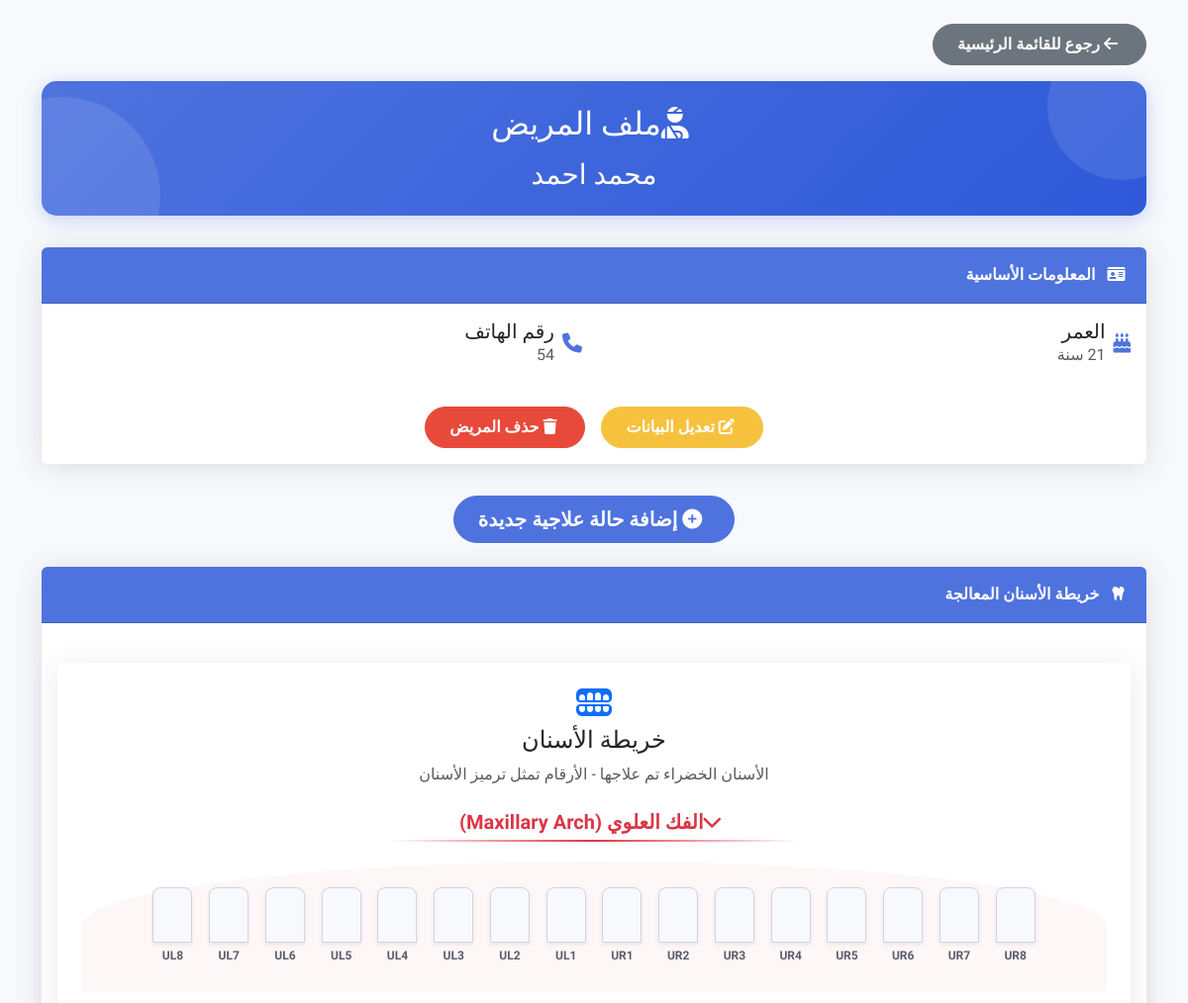
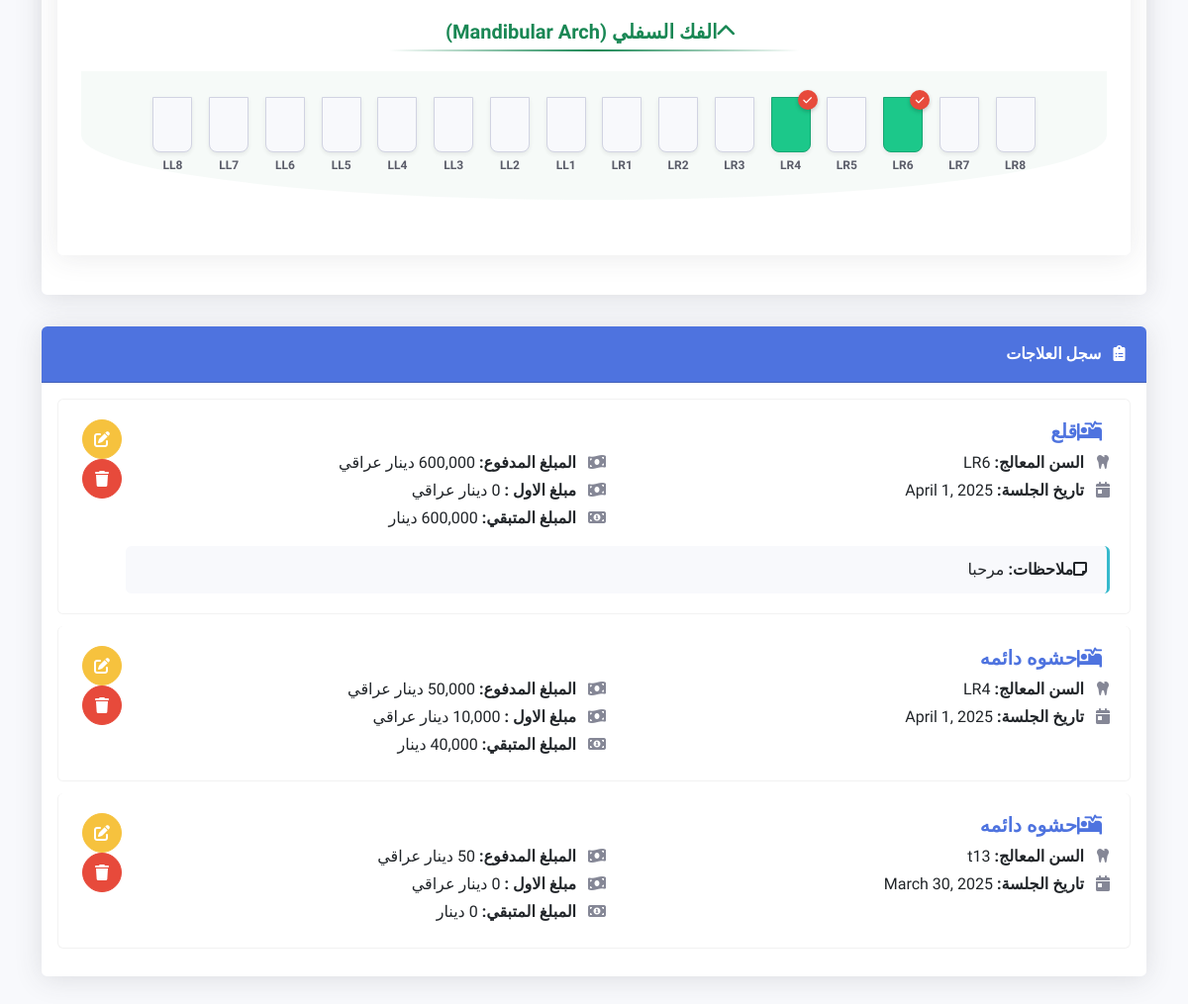
The app's page /patient/1/ with its own data (2 pictures, top to bottom).
### clinic/models.py (models this page shows, shortened)
class Patient(models.Model):
    name = models.CharField(max_length=255)
    phone = models.CharField(max_length=15, unique=True)
    age = models.PositiveIntegerField(default=18)
    created_at = models.DateTimeField(auto_now_add=True)

class Treatment(models.Model):
    TOOTH_CHOICES = [
    ('UR8', 'ضرس العقل العلوي الأيمن (UR8)'),
    ('UR7', 'الضرس الثاني العلوي الأيمن (UR7)'),
    ('UR6', 'الضرس الأول العلوي الأيمن (UR6)'),
    ('UR5', 'الناب الثاني العلوي الأيمن (UR5)'),
    ('UR4', 'الناب الأول العلوي الأيمن (UR4)'),
    ('UR3', 'الرباعية العلوية اليمنى (UR3)'),
    ('UR2', 'الثنية العلوية اليمنى (UR2)'),
    ('UR1', 'الثنية المركزية العلوية اليمنى (UR1)'),
    ('UL1', 'الثنية المركزية العلوية اليسرى (UL1)'),
    ('UL2', 'الثنية العلوية اليسرى (UL2)'),
    ('UL3', 'الرباعية العلوية اليسرى (UL3)'),
    ('UL4', 'الناب الأول العلوي الأيسر (UL4)'),
    ('UL5', 'الناب الثاني العلوي الأيسر (UL5)'),
    ('UL6', 'الضرس الأول العلوي الأيسر (UL6)'),
    ('UL7', 'الضرس الثاني العلوي الأيسر (UL7)'),
    ('UL8', 'ضرس العقل العلوي الأيسر (UL8)'),
    ('LR8', 'ضرس العقل السفلي الأيمن (LR8)'),
    ('LR7', 'الضرس الثاني السفلي الأيمن (LR7)'),
    ('LR6', 'الضرس الأول السفلي الأيمن (LR6)'),
    ('LR5', 'الناب الثاني السفلي الأيمن (LR5)'),
    ('LR4', 'الناب الأول السفلي الأيمن (LR4)'),
    ('LR3', 'الرباعية السفلية اليمنى (LR3)'),
    ('LR2', 'الثنية السفلية اليمنى (LR2)'),
    ('LR1', 'الثنية المركزية السفلية اليمنى (LR1)'),
    ('LL1', 'الثنية المركزية السفلية اليسرى (LL1)'),
    ('LL2', 'الثنية السفلية اليسرى (LL2)'),
    ('LL3', 'الرباعية السفلية اليسرى (LL3)'),
    ('LL4', 'الناب الأول السفلي الأيسر (LL4)'),
    ('LL5', 'الناب الثاني السفلي الأيسر (LL5)'),
    ('LL6', 'الضرس الأول السفلي الأيسر (LL6)'),
    ('LL7', 'الضرس الثاني السفلي الأيسر (LL7)'),
    ('LL8', 'ضرس العقل السفلي الأيسر (LL8)'),
]
    TREATMENT_CHOICES = [
        ('حشوه موقتة', 'حشوة موقتة'),
        ('حشوه دائمه', 'حشوة دائمة'),
        ('قلع', 'قلع'),
        ('زراعة', 'زراعة'),
        ('جذر', 'جذر'),
    ]  # الخيارات المتاحة
    patient = models.ForeignKey(Patient, on_delete=models.CASCADE, related_name="treatments")
    treatment_date = models.DateField(default=date.today)
    treatment_type = models.CharField(max_length=20, choices=TREATMENT_CHOICES)  # حقل نوع الحالة
    tooth_number = models.CharField(max_length=3, choices=TOOTH_CHOICES)  # حقل رقم السن
    amount_paid = models.PositiveBigIntegerField(null=False, blank=True)
    first_installment = models.PositiveBigIntegerField( null=False, blank=True)
    image = models.ImageField(upload_to=patient_image_upload_path, blank=True, null=True)  # 🔥 إضافة الصورة
    note = models.TextField(blank=True, null=True)
    remaining_amount = models.PositiveBigIntegerField(default=0, null=False, blank=True)

### clinic/views.py (the view)
# urls.py: path('patient/<int:patient_id>/', views.patient_detail, name='patient_detail'),
def patient_detail(request, patient_id):
    patient = get_object_or_404(Patient, id=patient_id)
    treatments = patient.treatments.all().order_by("-treatment_date")
    treated_teeth = set(treatment.tooth_number for treatment in treatments)
    all_teeth = [
        'UR8', 'UR7', 'UR6', 'UR5', 'UR4', 'UR3', 'UR2', 'UR1',
        'UL1', 'UL2', 'UL3', 'UL4', 'UL5', 'UL6', 'UL7', 'UL8',
        'LR8', 'LR7', 'LR6', 'LR5', 'LR4', 'LR3', 'LR2', 'LR1',
        'LL1', 'LL2', 'LL3', 'LL4', 'LL5', 'LL6', 'LL7', 'LL8'
    ]
    return render(request, 'clinic/patient_detail.html', {
        'patient': patient,
        'treatments': treatments,
        'treated_teeth': treated_teeth,
        'all_teeth': all_teeth
    })

### clinic/templates/clinic/patient_detail.html (shortened to what this page needs)
<!DOCTYPE html>
<html lang="ar" dir="rtl">
<head>
    <link rel="stylesheet" href="https://cdn.jsdelivr.net/npm/bootstrap@5.3.0/dist/css/bootstrap.min.css">
    <link rel="stylesheet" href="https://cdnjs.cloudflare.com/ajax/libs/font-awesome/6.0.0/css/all.min.css">
</head>
<body>
<div class="container py-4">
    <a href="{% url 'home' %}" class="btn btn-secondary btn-rounded mb-3">
        <i class="fas fa-arrow-left me-1"></i> رجوع للقائمة الرئيسية
    </a>
    <div class="patient-header text-center">
        <h2 class="mb-3"><i class="fas fa-user-injured me-2"></i>ملف المريض</h2>
        <h3 class="mb-0">{{ patient.name }}</h3>
    </div>
    <div class="card">
        <div class="card-header">
            <i class="fas fa-id-card"></i> المعلومات الأساسية
        </div>
        <div class="card-body">
            <div class="row">
                <div class="col-md-6">
                    <div class="d-flex align-items-center mb-3">
                        <i class="fas fa-birthday-cake patient-info-icon"></i>
                        <div>
                            <h5 class="mb-0">العمر</h5>
                            <p class="mb-0 text-muted">{{ patient.age }} سنة</p>
                        </div>
                    </div>
                </div>
                <div class="col-md-6">
                    <div class="d-flex align-items-center mb-3">
                        <i class="fas fa-phone patient-info-icon"></i>
                        <div>
                            <h5 class="mb-0">رقم الهاتف</h5>
                            <p class="mb-0 text-muted">{{ patient.phone }}</p>
                        </div>
                    </div>
                </div>
            </div>
            <div class="d-flex justify-content-center mt-4">
                <a href="{% url 'edit_patient' patient.id %}" class="btn btn-warning btn-rounded mx-2">
                    <i class="fas fa-edit me-1"></i> تعديل البيانات
                </a>
                <a href="{% url 'delete_patient' patient.id %}" class="btn btn-danger btn-rounded mx-2" onclick="return confirm('هل أنت متأكد من رغبتك في حذف هذا المريض؟ جميع البيانات المرتبطة به سيتم حذفها أيضاً.');">
                    <i class="fas fa-trash me-1"></i> حذف المريض
                </a>
            </div>
        </div>
    </div>
    <div class="d-flex justify-content-center my-4">
        <a href="{% url 'add_treatment' patient.id %}" class="btn btn-primary btn-rounded btn-lg">
            <i class="fas fa-plus-circle me-2"></i> إضافة حالة علاجية جديدة
        </a>
    </div>
    <div class="card">
        <div class="card-header">
            <i class="fas fa-tooth"></i> خريطة الأسنان المعالجة
        </div>
        <div class="card-body">
            <div class="dental-chart">
                <div class="text-center mb-4">
                    <i class="fas fa-teeth-open fa-2x text-primary mb-2"></i>
                    <h4>خريطة الأسنان</h4>
                    <p class="text-muted">الأسنان الخضراء تم علاجها - الأرقام تمثل ترميز الأسنان</p>
                </div>
                <div class="jaw-section">
                    <h5 class="jaw-title text-danger">
                        <i class="fas fa-chevron-down me-2"></i>الفك العلوي (Maxillary Arch)
                    </h5>
                    <div class="upper-jaw text-center">
                        {% for tooth in all_teeth|slice:":16" %}
                            <div class="tooth-container" data-toggle="tooltip" title="{{ tooth }}">
                                <div class="tooth {% if tooth in treated_teeth %}treated{% endif %}">
                                </div>
                                <div class="tooth-number">{{ tooth }}</div>
                            </div>
                        {% endfor %}
                    </div>
                </div>
                <div class="jaw-section">
                    <h5 class="jaw-title text-success">
                        <i class="fas fa-chevron-up me-2"></i>الفك السفلي (Mandibular Arch)
                    </h5>
                    <div class="lower-jaw text-center">
                        {% for tooth in all_teeth|slice:"16:" %}
                            <div class="tooth-container" data-toggle="tooltip" title="{{ tooth }}">
                                <div class="tooth {% if tooth in treated_teeth %}treated{% endif %}">
                                    {% if tooth in treated_teeth %}
                                    <span class="treatment-badge" title="تم علاج هذه السن">
                                        <i class="fas fa-check"></i>
                                    </span>
                                    {% endif %}
                                </div>
                                <div class="tooth-number">{{ tooth }}</div>
                            </div>
                        {% endfor %}
                    </div>
                </div>
            </div>
        </div>
    </div>
    <div class="card">
        <div class="card-header">
            <i class="fas fa-clipboard-list"></i> سجل العلاجات
        </div>
        <div class="card-body">
            {% if treatments %}
            <div class="list-group">
                {% for treatment in treatments %}
                <div class="list-group-item">
                    <div class="d-flex flex-column flex-md-row justify-content-between align-items-start">
                        <div class="flex-grow-1">
                            <h5 class="treatment-type">
                                <i class="fas fa-procedures me-2"></i>{{ treatment.treatment_type }}
                            </h5>
                            <div class="row">
                                <div class="col-md-6">
                                    <p class="treatment-detail">
                                        <i class="fas fa-tooth"></i>
                                        <strong>السن المعالج:</strong> {{ treatment.tooth_number }}
                                    </p>
                                    <p class="treatment-detail">
                                        <i class="fas fa-calendar-day"></i>
                                        <strong>تاريخ الجلسة:</strong> {{ treatment.treatment_date }}
                                    </p>
                                </div>
                                <div class="col-md-6">
                                    {% load humanize %}
                                    <p class="treatment-detail">
                                        <i class="fas fa-money-bill-wave"></i>
                                        <strong>المبلغ المدفوع:</strong> {{ treatment.amount_paid|intcomma }} دينار عراقي
                                    </p>
                                    <p class="treatment-detail">
                                        <i class="fas fa-money-bill-wave"></i>
                                        <strong>مبلغ الاول :</strong> {{ treatment.first_installment|intcomma }} دينار عراقي
                                    </p>
                                    <p class="treatment-detail">
                                        <i class="fas fa-money-bill-alt"></i>
                                        <strong>المبلغ المتبقي:</strong> {{ treatment.remaining_amount|intcomma }} دينار
                                    </p>
                                </div>
                            </div>
                            {% if treatment.note %}
                            <div class="note-text">
                                <strong><i class="fas fa-sticky-note me-2"></i>ملاحظات:</strong>
                                {{ treatment.note }}
                            </div>
                            {% endif %}
                        </div>
                        <div class="action-buttons mt-3 mt-md-0">
                            <a href="{% url 'edit_treatment' treatment.id %}" class="btn btn-warning" title="تعديل الحالة">
                                <i class="fas fa-edit"></i>
                            </a>
                            <a href="{% url 'delete_treatment' treatment.id %}" class="btn btn-danger" title="حذف الحالة" onclick="return confirm('هل أنت متأكد من رغبتك في حذف هذه الحالة العلاجية؟');">
                                <i class="fas fa-trash"></i>
                            </a>
                        </div>
                    </div>
                </div>
                {% endfor %}
            </div>
            {% else %}
            <div class="empty-state">
                <i class="fas fa-clipboard"></i>
                <h4 class="text-muted">لا توجد علاجات مسجلة لهذا المريض</h4>
                <p class="text-muted">يمكنك إضافة حالة علاجية جديدة بالضغط على زر "إضافة حالة جديدة" أعلاه</p>
            </div>
            {% endif %}
        </div>
    </div>
</div>
<link href="https://cdnjs.cloudflare.com/ajax/libs/lightbox2/2.11.3/css/lightbox.min.css" rel="stylesheet" />
</body>
</html>

### records on screen
Patient: name "محمد احمد", phone "54"
Treatment: treatment_type "قلع", tooth_number "LR6", treatment_date "April 1, 2025", note "مرحبا"
Treatment: treatment_type "حشوه دائمه", tooth_number "LR4", treatment_date "April 1, 2025"
Treatment: treatment_type "حشوه دائمه", tooth_number "t13", treatment_date "March 30, 2025"

### other values on screen
{{ tooth }} "UR8" "UR7" "UR6" "UR5" "UR4" "UR3" "UR2" "UR1" "UL1" "UL2" "UL3" "UL4" "UL5" "UL6" "UL7" "UL8"
{{ tooth }} "LR8" "LR7" "LR6" "LR5" "LR4" "LR3" "LR2" "LR1" "LL1" "LL2" "LL3" "LL4" "LL5" "LL6" "LL7" "LL8"
